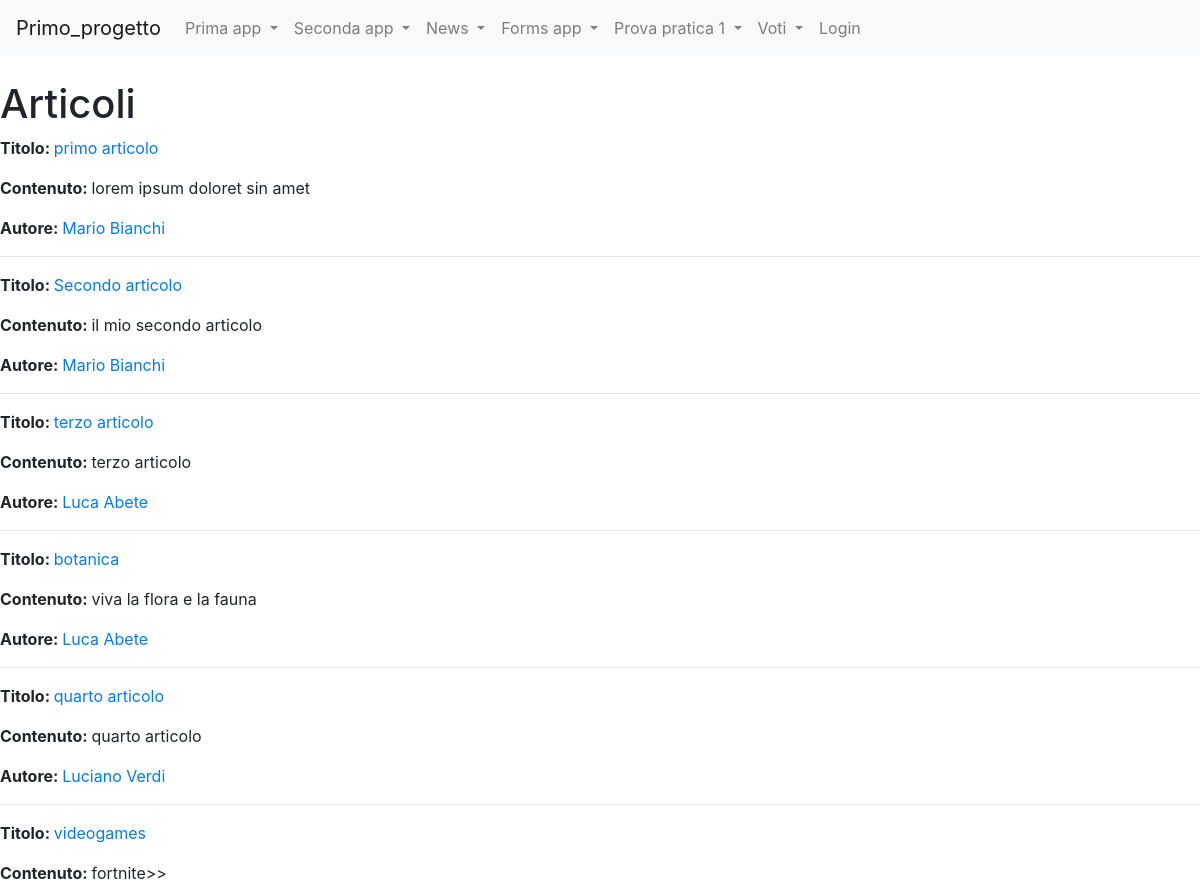
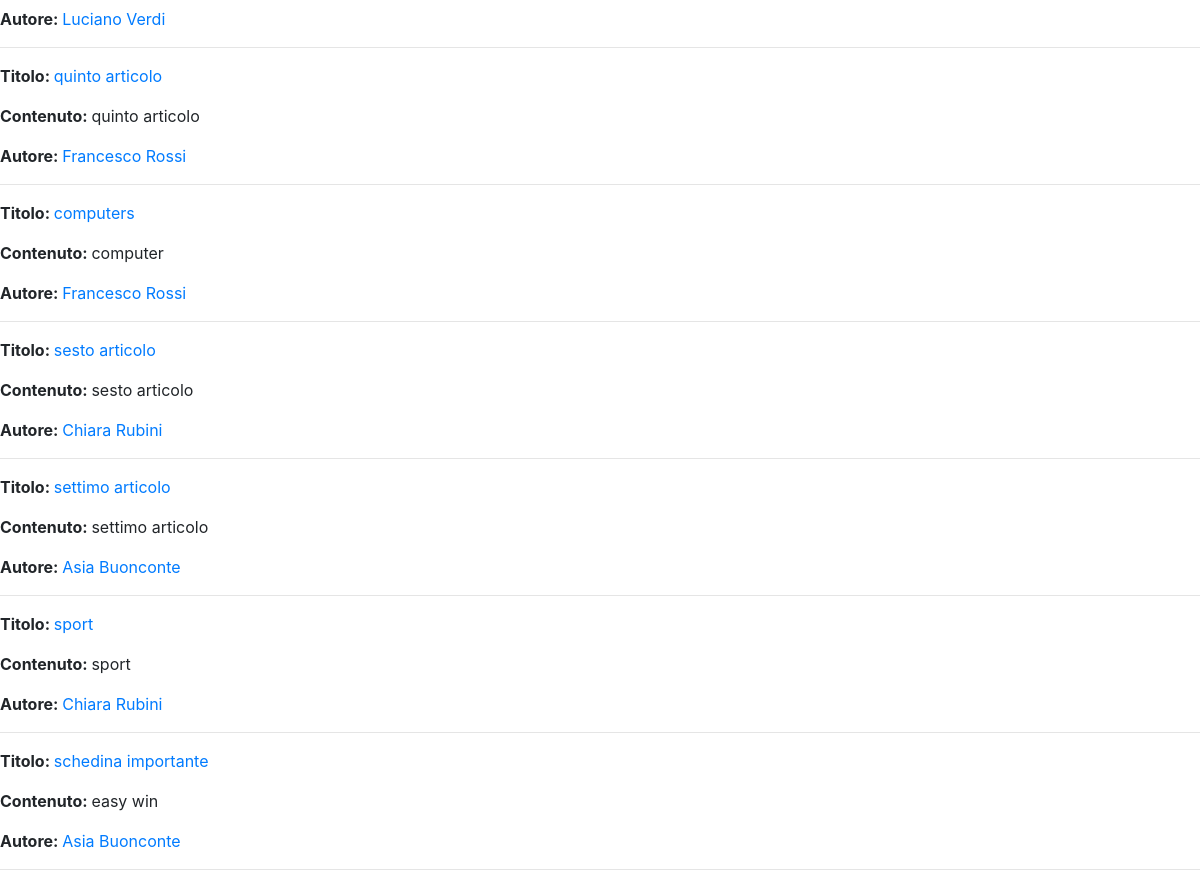
/news/lista_articoli/, run on the app's committed database (2 pictures, top to bottom).
### news/models.py (models this page shows, shortened)
class Articolo(models.Model):
    titolo = models.CharField(max_length=100)
    contenuto = models.TextField()
    giornalista= models.ForeignKey(Giornalista, on_delete=models.CASCADE, related_name="articoli")
    data= models.DateField(blank=True)
    visualizzazioni= models.IntegerField(default=0, blank=True)
    class Meta:
        verbose_name = "Articolo"
        verbose_name_plural = "Articoli"

class Giornalista(models.Model):
    nome = models.CharField(max_length=20)
    cognome = models.CharField(max_length=20)
    anno_di_nascita = models.DateField(blank=True)
    def __str__(self):
        return self.nome + " " + self.cognome
    class Meta:
        verbose_name = "Giornalista"
        verbose_name_plural = "Giornalisti"

### news/views.py (the view)
# urls.py: path("lista_articoli/", lista_articoli_giornalisti, name="lista_articoli"),
def lista_articoli_giornalisti(request, pk=None):
    if(pk==None):
        articoli=Articolo.objects.all()
    else:
        articoli = Articolo.objects.filter(giornalista_id=pk)
    context = {
        'articoli': articoli,
        'pk': pk,
    }
    return render (request, 'lista_articoli.html', context)

### news/templates/lista_articoli.html (shortened to what this page needs)
{% extends 'base.html' %}
{% block content %}
<h1>Articoli</h1>
{% for articolo in articoli %}
    <p><strong>Titolo: </strong>
        <a href="/news/articoli/{{ articolo.id }}">{{ articolo.titolo }}</a>
    </p>
    <p><strong>Contenuto: </strong>
        {{ articolo.contenuto}}
    </p>
    <p><strong>Autore: </strong>
        <a href={% url 'news:giornalista_detail' articolo.giornalista.id %}>{{ articolo.giornalista }}</a>
    </p>
    <hr>
{% endfor %}
{% endblock content %}

### data on the page
Articolo: titolo "primo articolo", contenuto "lorem ipsum doloret sin amet", giornalista "Mario Bianchi"
Articolo: titolo "Secondo articolo", contenuto "il mio secondo articolo", giornalista "Mario Bianchi"
Articolo: titolo "terzo articolo", contenuto "terzo articolo", giornalista "Luca Abete"
Articolo: titolo "botanica", contenuto "viva la flora e la fauna", giornalista "Luca Abete"
Articolo: titolo "quarto articolo", contenuto "quarto articolo", giornalista "Luciano Verdi"
Articolo: titolo "videogames", contenuto "fortnite>>", giornalista "Luciano Verdi"
Articolo: titolo "quinto articolo", contenuto "quinto articolo", giornalista "Francesco Rossi"
Articolo: titolo "computers", contenuto "computer", giornalista "Francesco Rossi"
Articolo: titolo "sesto articolo", contenuto "sesto articolo", giornalista "Chiara Rubini"
Articolo: titolo "settimo articolo", contenuto "settimo articolo", giornalista "Asia Buonconte"
Articolo: titolo "sport", contenuto "sport", giornalista "Chiara Rubini"
Articolo: titolo "schedina importante", contenuto "easy win", giornalista "Asia Buonconte"
